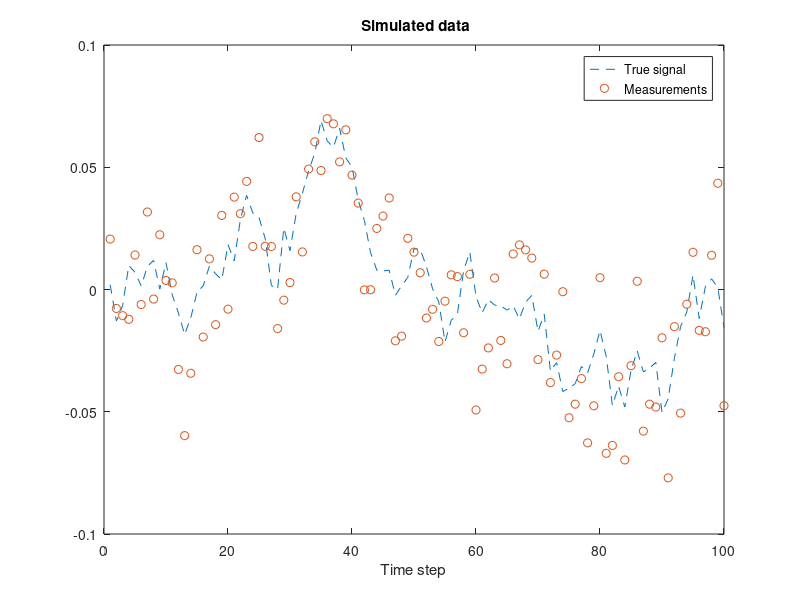
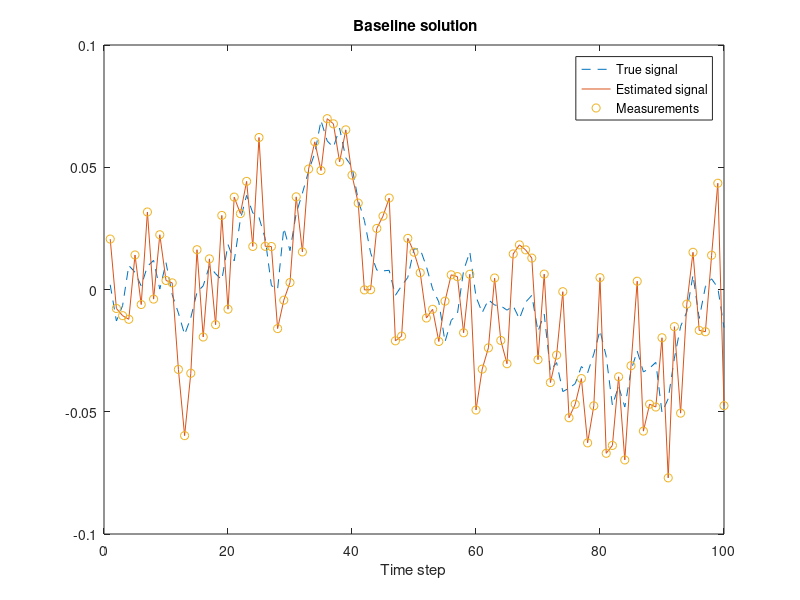

The MATLAB source for these figures, in order: (Note: this script raises an error after producing the figures.)
clc;
clear all;

%% Generate data

  % Lock seed
  rng(123,'twister');

  % Implement RMSE (true and estimate)
  rmse = @(X,EST) sqrt(mean(sum((X-EST).^2)));
  
  %Gaussian random value generator
  gauss_rnd_local = @(m,S) m + chol(S)'*randn(size(m));
  
  % Define parameters
  steps = 100;  % Number of time steps
  % This is the true initial value
  x0 = 0; 
%% Dynamic model
  % This is the transition model
  A = @(x) x - (0.01*sin(x));  % State function
 
  %Measurement Model
  H = @(x) (0.5*sin(2*x));   % Measurement function
  
  q = 0.01^2; % Process noise covariance
  r = 0.02^2;   % Measurement noise covariance
  
  % This is the process noise covariance
  Q = q*eye(size(A,1));
  
  % This is the measurement noise covariance
  R = r*eye(size(H,1));


  % Simulate data
  X = zeros(2,steps);  % The true signal
  Y = zeros(1,steps);  % Measurements
  T = 1:steps;         % Time
  x = x0;
  for k=1:steps
    x = gauss_rnd_local(A(x),Q);
    y = gauss_rnd_local(H(x(1)),R);
    X(:,k) = x;
    Y(:,k) = y;
  end

  % Visualize
  figure(1); clf;
    plot(T,X(1,:),'--',T,Y,'o');
    legend('True signal','Measurements');
    xlabel('Time step'); title('\bf Simulated data')
   
%% Baseline solution  
% Baseline solution. The estimates
% of x_k are stored as columns of
% the matrix EST1.
  
% Calculate baseline estimate
m1 = [0;1];  % Initialize first step with a guess
EST1 = zeros(2,steps);
for k=1:steps
  m1(2) = Y(k)-m1(1);
  m1(1) = Y(k);
  EST1(:,k) = m1;
end

% Visualize results
figure(2); clf;
  
% Plot the signal and its estimate
plot(T,X(1,:),'--',T,EST1(1,:),'-',T,Y,'o');
legend('True signal','Estimated signal','Measurements');
xlabel('Time step'); title('\bf Baseline solution')

% Compute error
err1 = rmse(X,EST1)

%% Bootstrap Solution
 m2 = x0;              % Initialize to true value
 P2 = eye(size(m2,1)); % Some uncertainty 
 N = 10000;
    
 BPF_m = zeros(size(m2,1),steps);
  
 % Initial sample set 
 x_pf  = m2 + zeros(size(m2,1),N) ;
 %For storing the histories
 x_pfh = zeros(size(m2,1),N,length(Y)); % filter history
    
 for k=1:length(Y)
        
  for i=1:N
    x_pf(:,i) = mvnrnd((A(x_pf(:,i)))',Q')';
  end
    
  my = H(x_pf(1,:));
  W  = exp(-1/(2*R)*(Y(k) - my).^2); % Constant discarded
  W  = W ./ sum(W);
    
  % Do resampling
  ind = resampstr(W);
  x_pf   = x_pf(:,ind);      
    
  x_pfh(:,:,k) = x_pf;
  % Mean estimate
  m2 = mean(x_pf,2);
    
  BPF_m(:,k) = m2;
        
end
    
    %Compute error
err2 = rmse(X,BPF_m)
    
    %Plot SIR
figure(3); clf;
    
%Plot the signal and its estimate
plot(T,X(1,:),'--',T,BPF_m(1,:),'-',T,Y,'o');
legend('True signal','Estimated signal','Measurements');
xlabel('Time step'); title('\bf Bootstrap Filter')

%% Backward Smoothing
NS = 100;
sm_ss = zeros(size(m2,1),NS,length(Y));
  
for i=1:NS
    ind = floor(rand * NS + 1);
    xn = x_pfh(:,ind,end);
    sm_ss(:,i,end) = xn;
    for k=length(Y)-1:-1:1
        SX = x_pfh(:,:,k);
        mu = A(SX);
        W  = gauss_pdf(xn,mu,Q);
        W  = W ./ sum(W);
        ind = categ_rnd(W);
        xn = x_pfh(:,ind,k);
        sm_ss(:,i,k) = xn;
    end

end
MMS = squeeze(mean(sm_ss,2));
    
%Compute error
err3 = rmse(X,MMS')
    
%Plot Smoothing output
figure(4); clf;

%Plot the signal and its estimate
plot(T,X(1,:),'--',T,MMS(:,1),'-',T,Y,'o');
legend('True signal','Estimated signal','Measurements');
xlabel('Time step'); title('\bf Backward Smoothening');